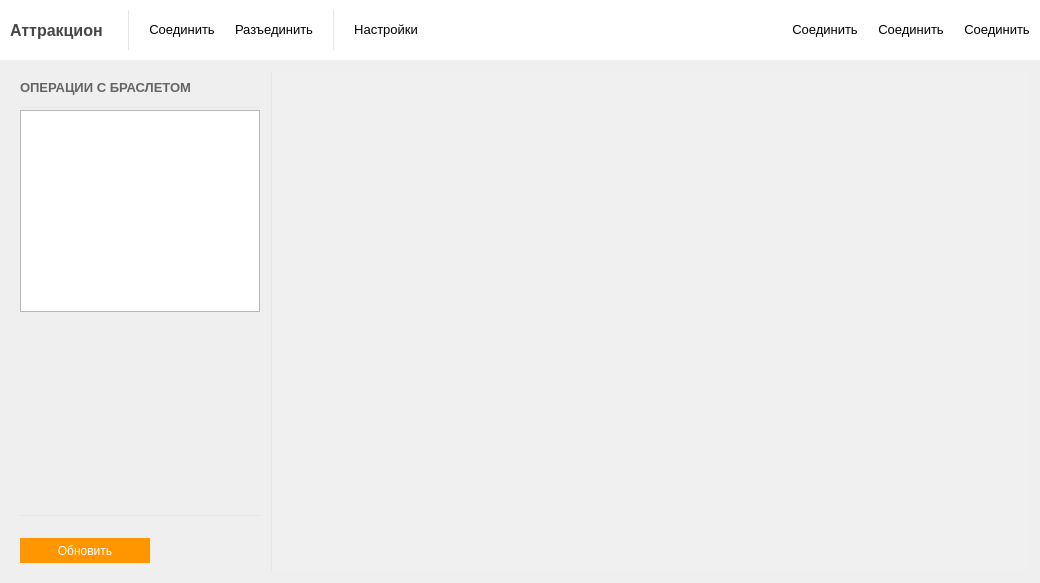
<?xml version="1.0" encoding="UTF-8"?>
<ui version="4.0">
 <class>MainWindow</class>
 <widget class="QMainWindow" name="MainWindow">
  <property name="geometry">
   <rect>
    <x>0</x>
    <y>0</y>
    <width>1040</width>
    <height>583</height>
   </rect>
  </property>
  <property name="windowTitle">
   <string>Attraction</string>
  </property>
  <property name="windowIcon">
   <iconset resource="../Client/clientresources.qrc">
    <normaloff>:/resources/logo.png</normaloff>:/resources/logo.png</iconset>
  </property>
  <property name="styleSheet">
   <string notr="true"/>
  </property>
  <property name="toolButtonStyle">
   <enum>Qt::ToolButtonTextBesideIcon</enum>
  </property>
  <property name="documentMode">
   <bool>false</bool>
  </property>
  <property name="tabShape">
   <enum>QTabWidget::Rounded</enum>
  </property>
  <property name="dockNestingEnabled">
   <bool>false</bool>
  </property>
  <property name="unifiedTitleAndToolBarOnMac">
   <bool>true</bool>
  </property>
  <widget class="QWidget" name="centralWidget">
   <layout class="QVBoxLayout" name="verticalLayout_15">
    <property name="spacing">
     <number>0</number>
    </property>
    <property name="leftMargin">
     <number>0</number>
    </property>
    <property name="topMargin">
     <number>0</number>
    </property>
    <property name="rightMargin">
     <number>0</number>
    </property>
    <property name="bottomMargin">
     <number>0</number>
    </property>
    <item>
     <widget class="QFrame" name="frame_2">
      <property name="minimumSize">
       <size>
        <width>0</width>
        <height>50</height>
       </size>
      </property>
      <property name="maximumSize">
       <size>
        <width>16777215</width>
        <height>60</height>
       </size>
      </property>
      <property name="styleSheet">
       <string notr="true">QFrame{
background-color: rgb(255, 255, 255);
}
QPushButton{
    border: none; /* no border for a flat push button */
}

QPushButton:hover{
	text-decoration: underline;
}</string>
      </property>
      <property name="frameShape">
       <enum>QFrame::NoFrame</enum>
      </property>
      <property name="frameShadow">
       <enum>QFrame::Raised</enum>
      </property>
      <property name="midLineWidth">
       <number>-5</number>
      </property>
      <layout class="QHBoxLayout" name="horizontalLayout">
       <property name="spacing">
        <number>20</number>
       </property>
       <property name="leftMargin">
        <number>10</number>
       </property>
       <property name="topMargin">
        <number>10</number>
       </property>
       <property name="rightMargin">
        <number>10</number>
       </property>
       <property name="bottomMargin">
        <number>10</number>
       </property>
       <item>
        <widget class="QLabel" name="label_2">
         <property name="font">
          <font>
           <pointsize>12</pointsize>
           <weight>75</weight>
           <bold>true</bold>
          </font>
         </property>
         <property name="styleSheet">
          <string notr="true">color: rgb(70, 70, 70);</string>
         </property>
         <property name="text">
          <string>Аттракцион </string>
         </property>
        </widget>
       </item>
       <item>
        <widget class="Line" name="line_12">
         <property name="minimumSize">
          <size>
           <width>1</width>
           <height>0</height>
          </size>
         </property>
         <property name="maximumSize">
          <size>
           <width>1</width>
           <height>16777215</height>
          </size>
         </property>
         <property name="styleSheet">
          <string notr="true">background-color:rgba(230, 230, 230, 255);</string>
         </property>
         <property name="frameShadow">
          <enum>QFrame::Sunken</enum>
         </property>
         <property name="lineWidth">
          <number>0</number>
         </property>
         <property name="orientation">
          <enum>Qt::Vertical</enum>
         </property>
        </widget>
       </item>
       <item>
        <widget class="QPushButton" name="connectButton">
         <property name="font">
          <font>
           <pointsize>10</pointsize>
          </font>
         </property>
         <property name="cursor">
          <cursorShape>PointingHandCursor</cursorShape>
         </property>
         <property name="text">
          <string>Соединить</string>
         </property>
         <property name="icon">
          <iconset resource="../Client/clientresources.qrc">
           <normaloff>:/resources/glyphs/23.png</normaloff>:/resources/glyphs/23.png</iconset>
         </property>
        </widget>
       </item>
       <item>
        <widget class="QPushButton" name="disconnectButton">
         <property name="font">
          <font>
           <pointsize>10</pointsize>
          </font>
         </property>
         <property name="cursor">
          <cursorShape>PointingHandCursor</cursorShape>
         </property>
         <property name="text">
          <string>Разъединить</string>
         </property>
         <property name="icon">
          <iconset resource="../Client/clientresources.qrc">
           <normaloff>:/resources/glyphs/50.png</normaloff>:/resources/glyphs/50.png</iconset>
         </property>
        </widget>
       </item>
       <item>
        <widget class="Line" name="line_11">
         <property name="minimumSize">
          <size>
           <width>1</width>
           <height>0</height>
          </size>
         </property>
         <property name="maximumSize">
          <size>
           <width>1</width>
           <height>16777215</height>
          </size>
         </property>
         <property name="styleSheet">
          <string notr="true">background-color:rgba(230, 230, 230, 255);</string>
         </property>
         <property name="frameShadow">
          <enum>QFrame::Sunken</enum>
         </property>
         <property name="lineWidth">
          <number>0</number>
         </property>
         <property name="orientation">
          <enum>Qt::Vertical</enum>
         </property>
        </widget>
       </item>
       <item>
        <widget class="QPushButton" name="configureButton">
         <property name="font">
          <font>
           <pointsize>10</pointsize>
          </font>
         </property>
         <property name="cursor">
          <cursorShape>PointingHandCursor</cursorShape>
         </property>
         <property name="text">
          <string>Настройки</string>
         </property>
         <property name="icon">
          <iconset resource="../Client/clientresources.qrc">
           <normaloff>:/resources/glyphs/34.png</normaloff>:/resources/glyphs/34.png</iconset>
         </property>
        </widget>
       </item>
       <item>
        <spacer name="horizontalSpacer">
         <property name="orientation">
          <enum>Qt::Horizontal</enum>
         </property>
         <property name="sizeHint" stdset="0">
          <size>
           <width>40</width>
           <height>20</height>
          </size>
         </property>
        </spacer>
       </item>
       <item>
        <widget class="QPushButton" name="connectButton_2">
         <property name="font">
          <font>
           <pointsize>10</pointsize>
          </font>
         </property>
         <property name="cursor">
          <cursorShape>PointingHandCursor</cursorShape>
         </property>
         <property name="text">
          <string>Соединить</string>
         </property>
         <property name="icon">
          <iconset resource="../Client/clientresources.qrc">
           <normaloff>:/resources/glyphs/23.png</normaloff>:/resources/glyphs/23.png</iconset>
         </property>
        </widget>
       </item>
       <item>
        <widget class="QPushButton" name="connectButton_4">
         <property name="font">
          <font>
           <pointsize>10</pointsize>
          </font>
         </property>
         <property name="cursor">
          <cursorShape>PointingHandCursor</cursorShape>
         </property>
         <property name="text">
          <string>Соединить</string>
         </property>
         <property name="icon">
          <iconset resource="../Client/clientresources.qrc">
           <normaloff>:/resources/glyphs/23.png</normaloff>:/resources/glyphs/23.png</iconset>
         </property>
        </widget>
       </item>
       <item>
        <widget class="QPushButton" name="connectButton_3">
         <property name="font">
          <font>
           <pointsize>10</pointsize>
          </font>
         </property>
         <property name="cursor">
          <cursorShape>PointingHandCursor</cursorShape>
         </property>
         <property name="text">
          <string>Соединить</string>
         </property>
         <property name="icon">
          <iconset resource="../Client/clientresources.qrc">
           <normaloff>:/resources/glyphs/23.png</normaloff>:/resources/glyphs/23.png</iconset>
         </property>
        </widget>
       </item>
      </layout>
     </widget>
    </item>
    <item>
     <widget class="QSplitter" name="splitter">
      <property name="orientation">
       <enum>Qt::Horizontal</enum>
      </property>
      <property name="handleWidth">
       <number>0</number>
      </property>
      <widget class="QFrame" name="frame">
       <property name="maximumSize">
        <size>
         <width>260</width>
         <height>16777215</height>
        </size>
       </property>
       <property name="styleSheet">
        <string notr="true">QPushButton{
	text-align: left;
    border: none; /* no border for a flat push button */
	font: 75 8pt &quot;MS Shell Dlg 2&quot;;
}
QPushButton:hover{
	text-decoration: underline;
/*background-color: rgb(249, 249, 249);*/
}
QPushButton:checked{
	text-decoration: underline;
/*
	color: rgb(255, 255, 255);
	background-color: rgb(0, 0, 0);*/
}</string>
       </property>
       <property name="frameShape">
        <enum>QFrame::NoFrame</enum>
       </property>
       <property name="frameShadow">
        <enum>QFrame::Raised</enum>
       </property>
       <property name="lineWidth">
        <number>0</number>
       </property>
       <layout class="QVBoxLayout" name="verticalLayout">
        <property name="spacing">
         <number>2</number>
        </property>
        <property name="leftMargin">
         <number>20</number>
        </property>
        <property name="topMargin">
         <number>10</number>
        </property>
        <property name="rightMargin">
         <number>0</number>
        </property>
        <property name="bottomMargin">
         <number>0</number>
        </property>
        <item>
         <widget class="QFrame" name="frame_4">
          <property name="frameShape">
           <enum>QFrame::NoFrame</enum>
          </property>
          <property name="frameShadow">
           <enum>QFrame::Raised</enum>
          </property>
          <layout class="QVBoxLayout" name="verticalLayout_3">
           <property name="spacing">
            <number>5</number>
           </property>
           <property name="leftMargin">
            <number>0</number>
           </property>
           <property name="topMargin">
            <number>10</number>
           </property>
           <property name="rightMargin">
            <number>10</number>
           </property>
           <property name="bottomMargin">
            <number>10</number>
           </property>
           <item>
            <widget class="QLabel" name="label_5">
             <property name="font">
              <font>
               <pointsize>10</pointsize>
              </font>
             </property>
             <property name="styleSheet">
              <string notr="true">color: rgb(100, 100, 100);</string>
             </property>
             <property name="text">
              <string>&lt;html&gt;&lt;head/&gt;&lt;body&gt;&lt;p&gt;&lt;span style=&quot; font-weight:600;&quot;&gt;ОПЕРАЦИИ С БРАСЛЕТОМ&lt;/span&gt;&lt;/p&gt;&lt;/body&gt;&lt;/html&gt;</string>
             </property>
            </widget>
           </item>
          </layout>
         </widget>
        </item>
        <item>
         <widget class="Line" name="line_9">
          <property name="minimumSize">
           <size>
            <width>0</width>
            <height>1</height>
           </size>
          </property>
          <property name="maximumSize">
           <size>
            <width>16777215</width>
            <height>1</height>
           </size>
          </property>
          <property name="styleSheet">
           <string notr="true">background-color:rgba(230, 230, 230, 255);</string>
          </property>
          <property name="frameShadow">
           <enum>QFrame::Sunken</enum>
          </property>
          <property name="lineWidth">
           <number>0</number>
          </property>
          <property name="orientation">
           <enum>Qt::Horizontal</enum>
          </property>
         </widget>
        </item>
        <item>
         <widget class="QListView" name="listView">
          <property name="editTriggers">
           <set>QAbstractItemView::AnyKeyPressed|QAbstractItemView::CurrentChanged|QAbstractItemView::SelectedClicked</set>
          </property>
          <property name="iconSize">
           <size>
            <width>64</width>
            <height>64</height>
           </size>
          </property>
          <property name="movement">
           <enum>QListView::Snap</enum>
          </property>
          <property name="spacing">
           <number>5</number>
          </property>
          <property name="viewMode">
           <enum>QListView::ListMode</enum>
          </property>
         </widget>
        </item>
        <item>
         <spacer name="verticalSpacer_2">
          <property name="orientation">
           <enum>Qt::Vertical</enum>
          </property>
          <property name="sizeHint" stdset="0">
           <size>
            <width>20</width>
            <height>40</height>
           </size>
          </property>
         </spacer>
        </item>
        <item>
         <widget class="Line" name="line_5">
          <property name="minimumSize">
           <size>
            <width>0</width>
            <height>1</height>
           </size>
          </property>
          <property name="maximumSize">
           <size>
            <width>16777215</width>
            <height>1</height>
           </size>
          </property>
          <property name="styleSheet">
           <string notr="true">background-color:rgba(230, 230, 230, 255);</string>
          </property>
          <property name="frameShadow">
           <enum>QFrame::Sunken</enum>
          </property>
          <property name="lineWidth">
           <number>0</number>
          </property>
          <property name="orientation">
           <enum>Qt::Horizontal</enum>
          </property>
         </widget>
        </item>
        <item>
         <layout class="QHBoxLayout" name="horizontalLayout_3">
          <property name="spacing">
           <number>0</number>
          </property>
          <property name="leftMargin">
           <number>0</number>
          </property>
          <property name="topMargin">
           <number>20</number>
          </property>
          <property name="rightMargin">
           <number>10</number>
          </property>
          <property name="bottomMargin">
           <number>20</number>
          </property>
          <item>
           <widget class="QToolButton" name="autoUpdate_button">
            <property name="minimumSize">
             <size>
              <width>130</width>
              <height>25</height>
             </size>
            </property>
            <property name="styleSheet">
             <string notr="true">QToolButton{
background-color: rgb(255, 150, 0);
color: rgb(255, 255, 255);
border:none;
}
QToolButton:hover{
background-color: rgb(255, 170, 0);

}</string>
            </property>
            <property name="text">
             <string>Обновить</string>
            </property>
            <property name="icon">
             <iconset resource="../Client/clientresources.qrc">
              <normaloff>:/resources/glyphs/45-2.png</normaloff>:/resources/glyphs/45-2.png</iconset>
            </property>
            <property name="iconSize">
             <size>
              <width>12</width>
              <height>12</height>
             </size>
            </property>
            <property name="toolButtonStyle">
             <enum>Qt::ToolButtonTextBesideIcon</enum>
            </property>
           </widget>
          </item>
          <item>
           <spacer name="horizontalSpacer_2">
            <property name="orientation">
             <enum>Qt::Horizontal</enum>
            </property>
            <property name="sizeHint" stdset="0">
             <size>
              <width>40</width>
              <height>20</height>
             </size>
            </property>
           </spacer>
          </item>
         </layout>
        </item>
       </layout>
      </widget>
      <widget class="QWidget" name="horizontalLayoutWidget">
       <layout class="QHBoxLayout" name="horizontalLayout_2">
        <property name="spacing">
         <number>0</number>
        </property>
        <item>
         <widget class="Line" name="line_10">
          <property name="minimumSize">
           <size>
            <width>1</width>
            <height>0</height>
           </size>
          </property>
          <property name="maximumSize">
           <size>
            <width>1</width>
            <height>16777215</height>
           </size>
          </property>
          <property name="styleSheet">
           <string notr="true">background-color:rgba(230, 230, 230, 255);</string>
          </property>
          <property name="frameShadow">
           <enum>QFrame::Sunken</enum>
          </property>
          <property name="lineWidth">
           <number>0</number>
          </property>
          <property name="orientation">
           <enum>Qt::Vertical</enum>
          </property>
         </widget>
        </item>
        <item>
         <layout class="QVBoxLayout" name="stack_widget_layout">
          <property name="spacing">
           <number>10</number>
          </property>
          <item>
           <widget class="QFrame" name="frame_3">
            <property name="minimumSize">
             <size>
              <width>0</width>
              <height>40</height>
             </size>
            </property>
            <property name="styleSheet">
             <string notr="true">background-color: rgb(240, 240, 240);</string>
            </property>
            <property name="frameShape">
             <enum>QFrame::NoFrame</enum>
            </property>
            <property name="frameShadow">
             <enum>QFrame::Raised</enum>
            </property>
            <layout class="QHBoxLayout" name="horizontalLayout_4" stretch="1,0">
             <item>
              <widget class="QLabel" name="status_label">
               <property name="font">
                <font>
                 <pointsize>10</pointsize>
                </font>
               </property>
               <property name="text">
                <string/>
               </property>
              </widget>
             </item>
             <item>
              <widget class="QPushButton" name="aboutButton">
               <property name="cursor">
                <cursorShape>PointingHandCursor</cursorShape>
               </property>
               <property name="text">
                <string/>
               </property>
               <property name="icon">
                <iconset resource="../Client/clientresources.qrc">
                 <normaloff>:/resources/glyphs/info.png</normaloff>:/resources/glyphs/info.png</iconset>
               </property>
               <property name="iconSize">
                <size>
                 <width>20</width>
                 <height>20</height>
                </size>
               </property>
               <property name="flat">
                <bool>true</bool>
               </property>
              </widget>
             </item>
            </layout>
           </widget>
          </item>
         </layout>
        </item>
       </layout>
      </widget>
     </widget>
    </item>
   </layout>
  </widget>
  <action name="action_disabled_autorefresh">
   <property name="text">
    <string> Отключено</string>
   </property>
  </action>
  <action name="action_autorefresh_1_sec">
   <property name="text">
    <string>1 секунд</string>
   </property>
  </action>
  <action name="action_autorefresh_5_sec">
   <property name="text">
    <string>5 секунд</string>
   </property>
   <property name="toolTip">
    <string>5 секунд</string>
   </property>
  </action>
  <action name="action_autorefresh_10_sec">
   <property name="text">
    <string>10 секунд</string>
   </property>
   <property name="toolTip">
    <string>10 секунд</string>
   </property>
  </action>
  <action name="action_autorefresh_20_sec">
   <property name="text">
    <string>20 секунд</string>
   </property>
   <property name="toolTip">
    <string>20 секунд</string>
   </property>
  </action>
  <action name="action_autorefresh_35_sec">
   <property name="text">
    <string>35 секунд</string>
   </property>
   <property name="toolTip">
    <string>35 секунд</string>
   </property>
  </action>
  <action name="action_autorefresh_1_min">
   <property name="text">
    <string>1 минут</string>
   </property>
   <property name="toolTip">
    <string>1 минут</string>
   </property>
  </action>
 </widget>
 <layoutdefault spacing="6" margin="11"/>
 <resources>
  <include location="../Client/clientresources.qrc"/>
 </resources>
 <connections/>
</ui>
